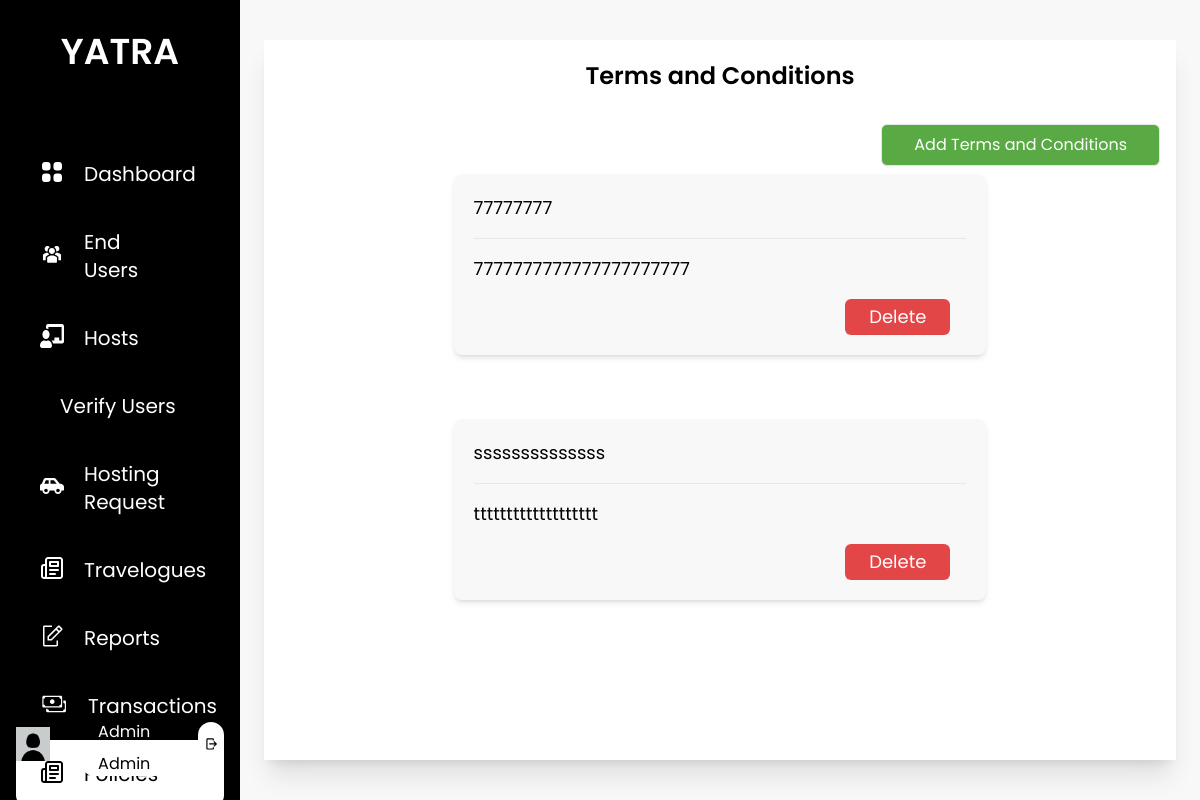
/terms_and_conditions/ (signed in), run on the app's committed database.
### base/models.py (models this page shows)
class TermsAndConditions(models.Model):
    term = models.CharField(max_length=100)
    explanation = models.TextField(max_length=250)

### base/views.py (the view)
# urls.py: path('terms_and_conditions/', views.terms_and_conditions, name='terms_and_conditions'),
def terms_and_conditions(request):
    terms_and_conditions = TermsAndConditions.objects.all()
    context = {
        'terms_and_conditions':terms_and_conditions,
    }
    if request.user.is_superuser:
        return render(request, 'termsandconditions/termsandconditions.html', context)
    else:
        return render(request, 'base/termsandconditions.html', context)

### base/templatetags/user_group.py (called while the page is built)
@register.filter(name='has_group')
def has_group(user, group_name):
    return user.groups.filter(name=group_name).exists()

### base/templates/termsandconditions/termsandconditions.html (shortened to what this page needs)
{% extends 'base/base.html' %}
{% load static %}
{% load widget_tweaks %}
{% block content %}
<div class="h-screen w-full px-6 py-10 bg-theme">
    <div class="bg-white h-full flex flex-col shadow-xl">
        <div class="p-3 overflow-y-auto scrollbar-hide">
            <p class="text-center text-2xl font-semibold pt-2 pb-6">Terms and Conditions</p>
            <div class="w-full flex justify-end py-2">
                <a href="{% url 'add_terms_and_conditions' %}" class="bg-custom-green px-8 py-2 text-white rounded-md mx-1 border">Add Terms and Conditions</a>
            </div>
            {% for terms_and_condition in terms_and_conditions %}
                <div class="w-3/5 flex flex-col mx-auto rounded-lg bg-theme p-5 shadow-md text-lg mb-16">
                    <div class="mb-4">
                        {{ terms_and_condition.term }}
                    </div>
                    <hr class="mb-4">
                    <div>
                        {{ terms_and_condition.explanation }}
                    </div>
                    <div class="w-full flex mt-4 justify-end">
                        <a  href="{% url 'delete_terms_and_conditions' terms_and_condition.id %}"><button class="py-1 px-6 bg-danger text-white rounded-md text-lg mr-4"  onclick="return ConfirmDelete()">Delete</button></a>
                    </div>
                </div>
            {% endfor %}
        </div>
    </div>
</div>
{% endblock content %}

### data on the page
TermsAndConditions: term "77777777", explanation "7777777777777777777777"
TermsAndConditions: term "ssssssssssssss", explanation "ttttttttttttttttttt"
